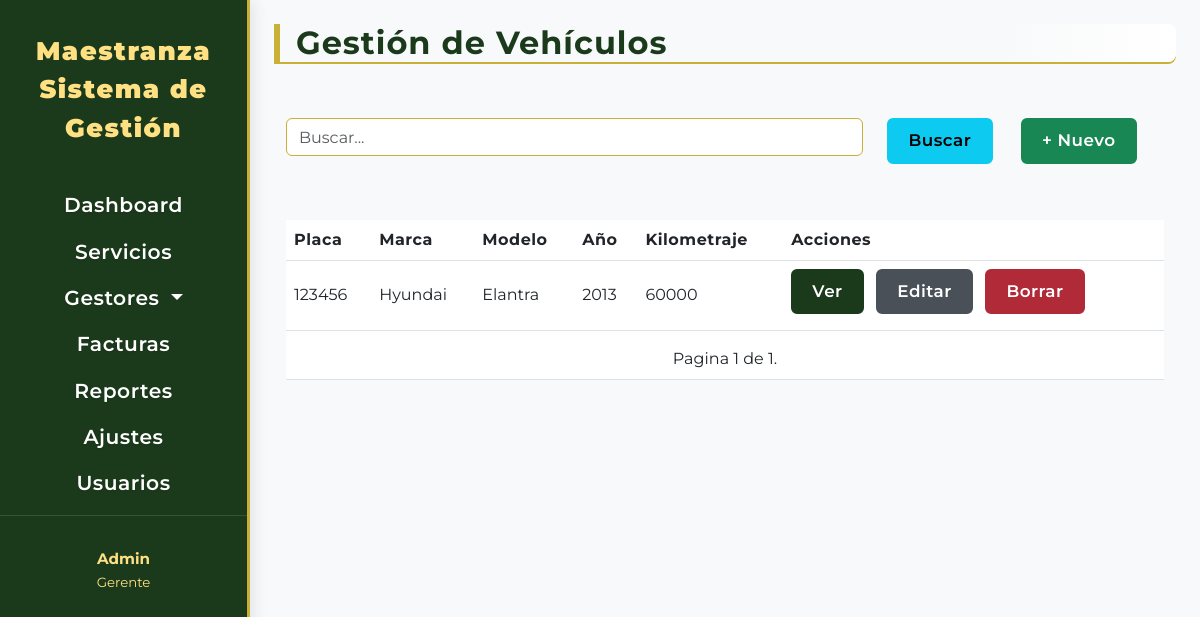
/vehiculos/, run on an earlier commit of the app's database.
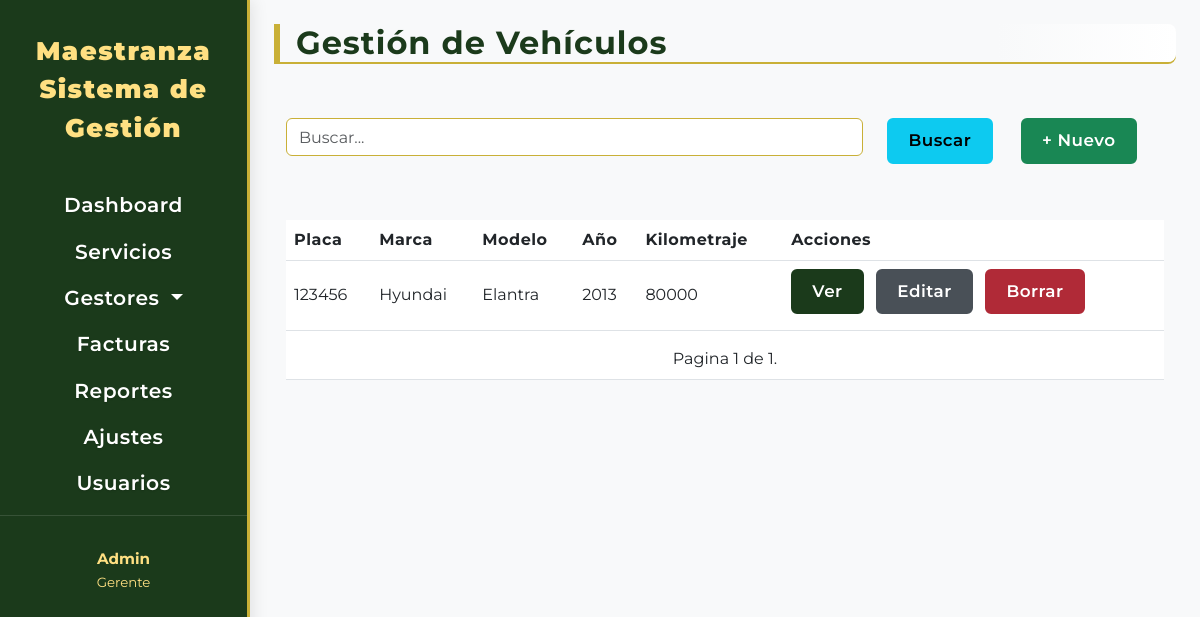
And on a later commit of the database.
### vehiculo/models.py (models this page shows, shortened)
class Vehiculo(models.Model):
    placa = models.CharField(
        max_length=6,
        unique=True,
        verbose_name="Placa"
    )
    vin = models.CharField(
        max_length= 25,
        verbose_name= 'VIN'
    )
    marca = models.CharField(
        max_length=50,
        verbose_name="Marca"
    )
    modelo = models.CharField(
        max_length=50,
        verbose_name="Modelo"
    )
    anio = models.PositiveIntegerField(
        verbose_name="Año"
    )
    tipo = models.CharField(
        max_length=30,
        choices=TIPOS_VEHICULO_CHOICES,
        default='Sedan',
        verbose_name='Tipo'
    )
    kilometraje = models.PositiveIntegerField(
        blank=False,
        null=False,
        verbose_name="Kilometraje"
    )
    estado = models.CharField(
        max_length=30,
        choices=ESTADOS_VEHICULO_CHOICES,
        default='Activo',
        verbose_name='Estado'
    )
    fecha_adquisicion = models.DateTimeField(
        blank=True,
        null= True,
        verbose_name= 'Fecha de adquisición'
    )
    tipo_combustible = models.CharField(
        max_length=20,
        choices=TIPO_COMBUSTIBLE_CHOICES,
        default='Gasolina',
        verbose_name="Tipo de Combustible")
    created = models.DateTimeField(
        auto_now_add=True,
        editable=True
    )
    class Meta:
        verbose_name = "Vehículo"
        verbose_name_plural = "Vehículos"
        ordering = ['created']
    def get_detalle_url(self):
        return reverse('vehiculo_detalle', args=[self.id])
    def get_editar_url(self):
        return reverse('vehiculo_editar', args=[self.id])
    def get_borrar_url(self):
        return reverse('vehiculo_borrar', args=[self.id])

### vehiculo/views.py (the view)
# urls.py: path('', views.vehiculo_lista, name='vehiculo_index'),
def vehiculo_lista(request):
    vehiculos = Vehiculo.objects.filter(placa__icontains= request.GET.get('search', '')).order_by('id')
    vehiculos = paginacion(request,vehiculos)
    context = {'vehiculos': vehiculos,
               'urlindex': 'vehiculo_index',
               'urlcrear': 'vehiculo_crear'}
    return render(request, 'vehiculo/index.html', context)

### maestranza/utils.py (called while the page is built)
def paginacion(request,modelo):
    paginator = Paginator(modelo, 10)
    page_number = request.GET.get('page',1)
    try:
        modelo = paginator.page(page_number)
    except EmptyPage:
        modelo = paginator.page(paginator.num_pages)
    except PageNotAnInteger:
        modelo = paginator.page(1)
    return modelo

### templates/vehiculo/index.html (shortened to what this page needs)
{% extends "componentes/tablas.html" %}
{% block titabla %}Gestión de Vehículos{% endblock titabla %}
{% block Thead %}
<th>Placa</th>
<th>Marca</th>
<th>Modelo</th>
<th>Año</th>
<th>Kilometraje</th>
<th>Acciones</th>
{% endblock Thead %}
{% block tbody %}
{% for vehiculo in vehiculos %}
<tr>
    <td>{{ vehiculo.placa}}</td>
    <td>{{vehiculo.marca}}</td>
    <td>{{vehiculo.modelo}}</td>
    <td>{{vehiculo.anio}}</td>
    <td>{{vehiculo.kilometraje}}</td>
    {% include "componentes/botones.html" with modelo=vehiculo %}
</tr>
{% endfor %}
{% endblock tbody %}
{% block tfoot %}
<td colspan="6">{% include "componentes/pagination.html" with page=vehiculos %}</td>
{% endblock tfoot %}

### templates/componentes/tablas.html (shortened to what this page needs)
{% extends "base.html" %}
{% block content %}
<div class="container">
    <div class="row mb-2">
        <h2 class="crud-title">{% block titabla %}{% endblock titabla %}</h2>
    </div>
    <div class="row">
        <div class="col-lg-8 col-xl-8 col-md-7 col-sm-5 mt-4">
            <form action="{% url urlindex %}" method="get">
                <input class="form-control w-100 w-md-25" type="search" name="search" placeholder="Buscar...">
        </div>
        <div class="col-lg-4 col-xl-4 col-md-5 col-sm-7 align-items-space mt-4 ">
            <input class="btn btn-info px-4" type="submit" value="Buscar">
            <a href="{% url urlcrear %}" class="btn btn-success btn-sm px-4 ms-4">+ Nuevo</a>
        </div>
    </div>
    <div class="mt-4 row">
        <div class="col-12 col-lg-12 my-4 mb-lg-0">
            <div class="tab-content">
                <table class="table table-hover">
                    <thead>
                        <tr>
                            {% block Thead %}{% endblock Thead %}
                        </tr>
                    </thead>
                    <tbody>
                        {% block tbody %}{% endblock tbody %}
                    </tbody>
                    <tfoot>
                        <tr>
                            {% block tfoot %}{% endblock tfoot %}
                        </tr>
                    </tfoot>
                </table>
            </div>
        </div>
    </div>
</div>
{% endblock content %}

### templates/base.html (shortened to what this page needs)
{% load static %}
<!DOCTYPE html>
<html lang="es">
<head>
  <link href="https://cdn.jsdelivr.net/npm/bootstrap@5.3.0/dist/css/bootstrap.min.css" rel="stylesheet">
  <link rel="stylesheet" href="{% static 'css/base1.css' %}" />
</head>
<body style="min-height: 100vh;">
  <aside class="sidebar-bs5 d-flex flex-column">
    {% include 'componentes/navegador.html' %}
  </aside>
  <section class="main-content-wrapper-bs5 flex-grow-1 p-4">
    {% block content %}{% endblock content %}
  </section>
</body>
</html>

### templates/componentes/navegador.html (shortened to what this page needs)
<nav>
  <div class="system-title-bs5 text-center">
    Maestranza
    <br>Sistema de Gestión</br>
  </div>
  <div class="sidebar-section-title-bs5 text-center">
    <ul class="nav nav-pills flex-column mb-auto  mb-4 text-center">
      <li class="navbar-item">
        <a class="nav-link" href="{% url 'index' %}">Dashboard</a>
      </li>
      <li class="nav-item">
        <a class="nav-link" href="{% url 'servicio_lista' %}">Servicios</a>
      </li>
      <li class="nav-item dropdown">
        <a class="nav-link dropdown-toggle" href="#" role="button" data-bs-toggle="dropdown" aria-expanded="false">
          Gestores
        </a>
      </li>
      <li class="nav-item"><a class="nav-link" href="#">Facturas</a></li>
      <li class="nav-item"><a class="nav-link" href="#">Reportes</a></li>
      <li class="nav-item"><a class="nav-link" href="#">Ajustes</a></li>
      <li class="nav-item"><a class="nav-link" href="#">Usuarios</a></li>
    </ul>
  </div>
  <div class="sidebar-footer-bs5 text-center">
    <strong>Admin</strong><br />
    <small>Gerente</small>
  </div>
</nav>

### templates/componentes/botones.html
<td>
    <span>
        <a class="btn btn-primary" href="{{ modelo.get_detalle_url }}">Ver</a>
        <a class="btn btn-secondary mx-2" href="{{ modelo.get_editar_url }}">Editar</a>
        <a class="btn btn-danger" href="{{ modelo.get_borrar_url }}"
            onclick="return confirm('¿Estás seguro de que deseas borrar este registro?');">Borrar</a>
    </span>
</td>

### templates/componentes/pagination.html (shortened to what this page needs)
<div class="pagination justify-content-center ">
    <span class="mx-auto step_links nav">
        <span class="current mt-2 ">
            Pagina {{page.number}} de {{page.paginator.num_pages}}.
        </span>
    </span>
</div>

### static/css/base1.css (style rules this page uses)
:root { --Primary-color: #1B3A1B; --Secondary-color: #2E5939; --Accent-color: #C9B037; --Text-color: #fff; --Sidebar-bg: #1B3A1B; --Sidebar-active: #C9B037; --Sidebar-hover: #2E5939; --Table-header-bg: #2E5939; --Table-header-text: #fff; --Table-row-hover: #e9f5e1; --Button-primary: #1B3A1B; --Button-primary-hover: #2E5939; --Button-danger: #b02a37; --Button-danger-hover: #7a1d25; --Button-secondary: #495057; --Button-secondary-hover: #343a40; --Input-border: #C9B037; --Input-focus: #2E5939; --sidebar-width-bs5: 250px; --sidebar-bg-mobile: rgba(27,58,27,0.97); }
body, .sidebar-bs5, .main-content-wrapper-bs5 { font-family: 'Montserrat', Arial, Helvetica, sans-serif; }
.sidebar-bs5 { position: fixed; top: 0; left: 0; width: var(--sidebar-width-bs5); height: 100vh; background: var(--Primary-color, #1b3a1b); color: #fff; z-index: 1061; transition: none; overflow-y: auto; box-shadow: 2px 0 8px rgba(0,0,0,0.15); }
@media (min-width: 992px) { .sidebar-bs5 { background: linear-gradient(180deg, #1B3A1B 80%, #2E5939 100%); box-shadow: 2px 0 16px rgba(0,0,0,0.10); border-right: 3px solid var(--Accent-color, #C9B037); padding-top: 2rem; min-height: 100vh; overflow-y: auto; } }
.system-title-bs5 { font-size: 1.6rem; font-weight: 900; color: #ffe082; letter-spacing: 1.5px; margin-bottom: 2.2rem; font-family: 'Montserrat', Arial, Helvetica, sans-serif; }
.sidebar-section-title-bs5 { font-size: 1.15rem; color: #ffe082; margin: 1.5rem 0 1rem 0; font-weight: 700; letter-spacing: 1px; text-align: center; border-bottom: 1px solid rgba(255,255,255,0.12); padding-bottom: 0.5rem; }
.sidebar-footer-bs5 { color: #ffe082; font-size: 0.95rem; margin: 2rem 0 1rem 0; }
.sidebar-bs5 nav, .sidebar-bs5 .nav, .sidebar-bs5 .sidebar-section-title-bs5 { text-align: center; width: 100%; }
.main-content-wrapper-bs5 { margin-left: var(--sidebar-width-bs5); min-height: 100vh; background-color: #f8f9fa; }
.sidebar-bs5 .nav-link, .sidebar-bs5 .dropdown-item { color: #fff !important; font-weight: 600; font-size: 1.1em; text-shadow: 0 1px 2px rgba(0,0,0,0.15); font-family: 'Montserrat', Arial, Helvetica, sans-serif; letter-spacing: 0.5px; }
.btn { border-radius: 0.375rem !important; font-weight: 600 !important; font-size: 1.05rem !important; letter-spacing: 0.5px; padding: 0.5rem 1.2rem !important; box-shadow: none !important; border-width: 2px !important; margin-bottom: 0.5rem; white-space: normal; }
.btn-primary { background-color: var(--Button-primary) !important; border-color: var(--Button-primary) !important; color: #fff !important; }
.btn-danger { background-color: var(--Button-danger); border-color: var(--Button-danger); color: #fff; font-weight: 600; letter-spacing: 0.5px; }
.btn-secondary { background-color: var(--Button-secondary); border-color: var(--Button-secondary); color: #fff; font-weight: 600; letter-spacing: 0.5px; }
.form-control, .select2-container--default .select2-selection--single { border: 1.5px solid var(--Input-border) !important; border-radius: 0.375rem; background-color: #fff; color: #222; height: 38px !important; box-shadow: none; }
.table thead { background-color: var(--Table-header-bg); color: var(--Table-header-text); }
.table th, .table td { vertical-align: middle !important; }
.table th { font-weight: bold; letter-spacing: 0.5px; }
.crud-title { color: var(--Primary-color); font-weight: 700; font-size: 2rem; letter-spacing: 1px; border-left: 6px solid var(--Accent-color); padding-left: 16px; margin-bottom: 24px; background: linear-gradient(90deg, #f8f9fa 80%, #fff 100%); border-radius: 0 8px 8px 0; box-shadow: 0 2px 0 0 var(--Accent-color, #C9B037); }

What changed in the data, as far as the page shows it:
changed Vehiculo "Hyundai": kilometraje "60000" → "80000"
